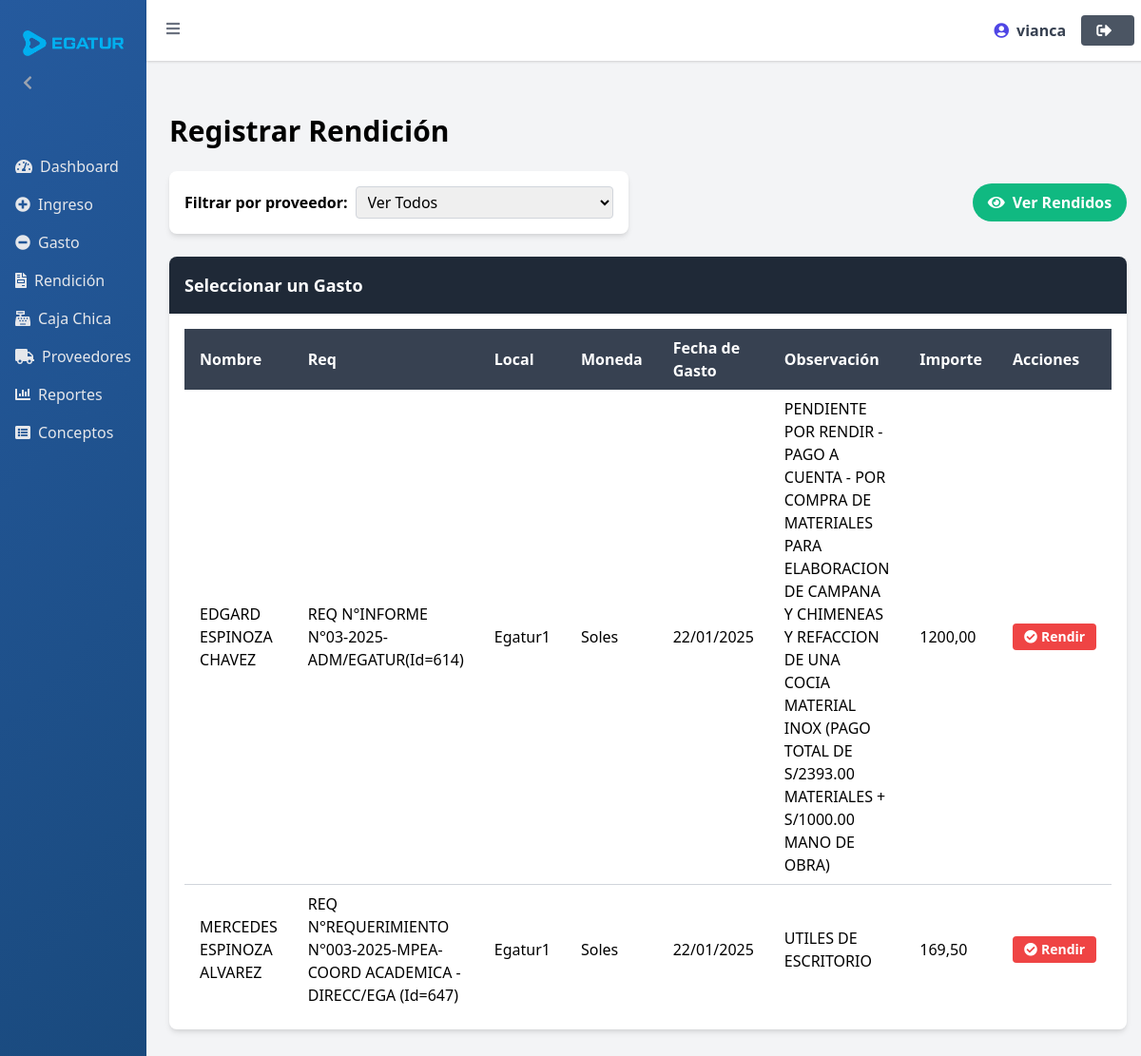
The app's page /rendicion/ (signed in), older data.
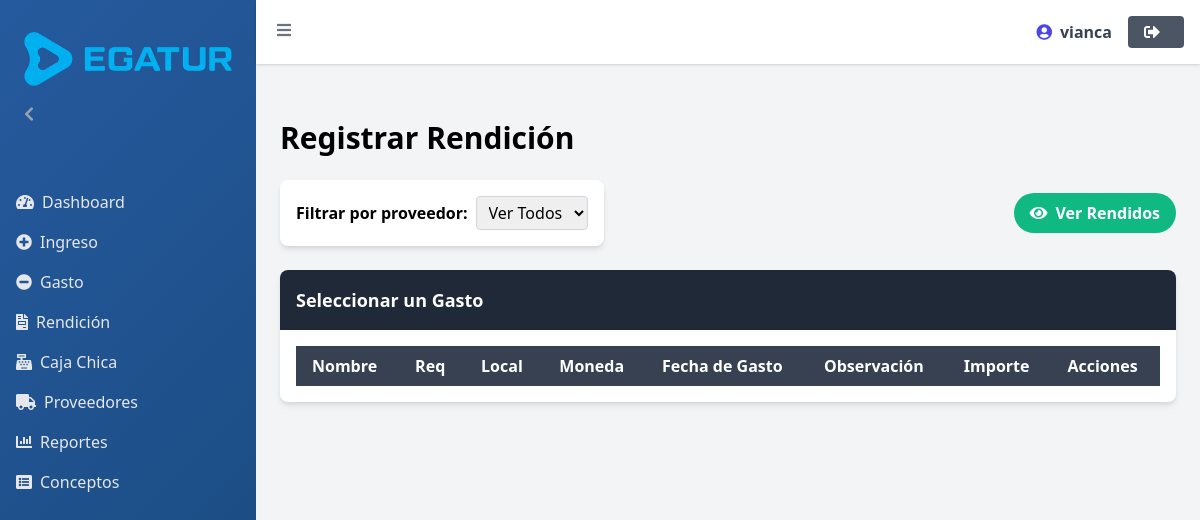
The same page, newer data.
### myapp/models.py (models this page shows, shortened)
class Gasto(models.Model):
    usuario_creador = models.ForeignKey(User,on_delete=models.SET_NULL,null=True,blank=True,related_name='gastos_creados')
    fecha_registro = models.DateField(auto_now_add=True,blank=True, null=True)  # Esta l¨ªnea agregar¨¢ la fecha autom¨¢tica
    fecha_gasto = models.DateField(blank=True, null=True)
    concepto_nivel_1 = models.ForeignKey(Concepto, null=True, blank=True, related_name='nivel_1', on_delete=models.CASCADE)
    concepto_nivel_2 = models.ForeignKey(Concepto, null=True, blank=True, related_name='nivel_2', on_delete=models.CASCADE)
    concepto_nivel_3 = models.ForeignKey(Concepto, null=True, blank=True, related_name='nivel_3', on_delete=models.CASCADE)
    nombre_proveedor = models.ForeignKey(Proveedor,on_delete=models.SET_NULL,null=True,blank=True,related_name='gastos')
    local = models.ForeignKey(Local, null=True, blank=True, on_delete=models.SET_NULL, related_name='gastos_local')
    tipo_comprobante = models.CharField(max_length=50, null=True, blank=True)
    num_comprobante = models.CharField(max_length=80, null=True, blank=True)  # Campo agregado
    fecha_emision_comprobante = models.DateField(null=True, blank=True)  # Campo agregado
    numero_comprobante = models.CharField(max_length=80, null=True, blank=True)
    tipo_pago = models.CharField(max_length=50, null=True, blank=True)
    fecha_operacion = models.DateField(null=True, blank=True)
    codigo_operacion = models.CharField(max_length=50, null=True, blank=True)
    observacion = models.TextField(null=True, blank=True)
    importe = models.DecimalField(max_digits=10, decimal_places=2)
    moneda = models.CharField(max_length=50)
    rendido = models.BooleanField(default=False, null=True, blank=True)  # Nuevo campo agregado
    fecha_rendido = models.DateField(null=True, blank=True)
    id_requerimiento = models.CharField(max_length=100, null=True, blank=True)  # Campo nuevo para identificar el requerimiento
    num_requerimiento = models.CharField(max_length=100, null=True, blank=True)  # Campo nuevo para identificar el requerimiento
    campo_area = models.CharField(
        max_length=50,
        choices=[
            ('Sistemas', 'Sistemas'),
            ('Academico', 'Academico'),
            ('Imagen', 'Imagen'),
            ('Gerencia', 'Gerencia'),
            ('Administracion', 'Administracion'),
            ('Marketing', 'Marketing'),
            ('Ventas', 'Ventas'),
        ],
        null=True,
        blank=True
    )
    campo_mes = models.CharField(
        max_length=20,
        choices=[
            ('Enero', 'Enero'),
            ('Febrero', 'Febrero'),
            ('Marzo', 'Marzo'),
            ('Abril', 'Abril'),
            ('Mayo', 'Mayo'),
            ('Junio', 'Junio'),
            ('Julio', 'Julio'),
            ('Agosto', 'Agosto'),
            ('Septiembre', 'Septiembre'),
            ('Octubre', 'Octubre'),
            ('Noviembre', 'Noviembre'),
            ('Diciembre', 'Diciembre'),
        ],
        null=True,
        blank=True
    )
    banco = models.ForeignKey(Banco,on_delete=models.SET_NULL,null=True,blank=True,related_name='gastos_banco')
    prestamo = models.ForeignKey('Prestamo', null=True, blank=True, on_delete=models.SET_NULL, related_name='gastos')
    gasto_origen = models.ForeignKey(
        'self',  # Relación consigo mismo
        null=True,
        blank=True,
        on_delete=models.CASCADE,  # Si se borra el gasto original, se borran los generados
        related_name='gastos_generados'
    )

class Proveedor(models.Model):
    ruc_dni = models.CharField(max_length=13, unique=True)
    razon_social = models.CharField(max_length=255)
    nombre_comercial = models.CharField(max_length=255, null=True, blank=True)
    telefono = models.CharField(max_length=15, null=True, blank=True)
    nombre_contacto = models.CharField(max_length=255, null=True, blank=True)  # Nombre del contacto principal
    def __str__(self):
        return self.nombre_comercial or self.razon_social

class Local(models.Model):
    nombre_local = models.CharField(max_length=255)

### myapp/views.py (the view)
# urls.py: path('rendicion/', rendicion, name='rendicion'),
@login_required
def rendicion(request):
    today = date.today().isoformat()
    if request.user.is_superuser or request.user.is_staff:
        gastos_requerimientos = Gasto.objects.filter(
            Q(tipo_comprobante="Requerimiento") | Q(tipo_comprobante="Sin Requerimiento"),
            rendido=False,
            gasto_origen__isnull=True  # Filtrar por gasto_origen nulo
        )
    else:
        gastos_requerimientos = Gasto.objects.filter(
            tipo_comprobante="Requerimiento",
            rendido=False,
            gasto_origen__isnull=True,  # Filtrar por gasto_origen nulo
            usuario_creador=request.user
        )
    return render(request, "rendicion.html", {"today": today, "gastos": gastos_requerimientos})

### templates/rendicion.html (shortened to what this page needs)
{% extends 'base.html' %}
{% block content %}
<link rel="stylesheet" href="https://cdn.datatables.net/1.13.6/css/jquery.dataTables.min.css">
<link href="https://cdn.jsdelivr.net/npm/tailwindcss@2.2.19/dist/tailwind.min.css" rel="stylesheet">
<link rel="stylesheet" href="https://cdnjs.cloudflare.com/ajax/libs/font-awesome/5.15.4/css/all.min.css">
<link rel="stylesheet" href="https://cdnjs.cloudflare.com/ajax/libs/toastr.js/latest/toastr.min.css">
<link href="https://cdn.jsdelivr.net/npm/bootstrap-icons/font/bootstrap-icons.css" rel="stylesheet">
<main class="container mx-auto py-8">
  <h2 class="text-3xl font-bold mb-6">Registrar Rendición</h2>
  <div class="flex justify-between items-center mb-6">
    <div class="bg-white shadow-md rounded-lg p-4 flex items-center">
      <label for="filtro-proveedor" class="font-bold mr-2">Filtrar por proveedor:</label>
      <select id="filtro-proveedor" class="border border-gray-300 rounded px-2 py-1">
        <option value="todos">Ver Todos</option>
      </select>
    </div>
<a href="{% url 'ver_rendidos' %}" class="bg-green-500 text-white font-bold py-2 px-4 rounded-full inline-flex items-center pulse-animation">
    <i class="fas fa-eye mr-2"></i> Ver Rendidos
</a>
  </div>
  <div class="bg-white shadow-md rounded-lg overflow-hidden">
    <div class="bg-gray-800 text-white p-4">
      <h3 class="text-lg font-bold">Seleccionar un Gasto</h3>
    </div>
    <div class="p-4">
      <table id="tabla-gastos" class="min-w-full table-auto border-collapse">
        <thead class="bg-gray-700 text-white">
          <tr>
            <th class="px-4 py-2 text-left">Nombre</th>
            <th class="px-4 py-2 text-left">Req</th>
            <th class="px-4 py-2 text-left">Local</th>
            <th class="px-4 py-2 text-left">Moneda</th>
            <th class="px-4 py-2 text-left">Fecha de Gasto</th>
            <th class="px-4 py-2 text-left">Observación</th>
            <th class="px-4 py-2 text-left">Importe</th>
            <th class="px-4 py-2 text-left">Acciones</th>
          </tr>
        </thead>
        <tbody class="divide-y divide-gray-300">
          {% for gasto in gastos %}
    <tr class="hover:bg-gray-100" data-proveedor="{{ gasto.nombre_proveedor|default:"Sin proveedor" }}">
            <td class="px-4 py-2">{{ gasto.nombre_proveedor|default:"Sin proveedor" }}</td>
            <td class="px-4 py-2">REQ N°{{gasto.num_requerimiento}}(Id={{gasto.id_requerimiento}})</td>
            <td class="px-4 py-2">{{ gasto.local.nombre_local }}</td>
            <td class="px-4 py-2">{{ gasto.moneda }}</td>
            <td class="px-4 py-2">{{ gasto.fecha_gasto|date:"d/m/Y" }}</td>
            <td class="px-4 py-2">{{ gasto.observacion|default:"Sin observación" }}</td>
            <td class="px-4 py-2">{{ gasto.importe }}</td>
            <td class="px-4 py-2">
{% if gasto.usuario_creador == user %}
  <a href="{% url 'registrar_rendiciones' gasto.id %}" class="bg-red-500 hover:bg-red-600 text-white font-bold py-1 px-3 rounded text-sm inline-flex items-center">
    <i class="fas fa-check-circle mr-1"></i>
    Rendir
  </a>
{% else %}
  <button class="bg-gray-500 text-white font-bold py-1 px-3 rounded text-sm inline-flex items-center cursor-not-allowed" disabled>
    <i class="fas fa-ban mr-1"></i>
    Rendir (Inactivo)
  </button>
{% endif %}
            </td>
          </tr>
          {% endfor %}
        </tbody>
      </table>
    </div>
  </div>
</main>
{% endblock %}

### templates/base.html (shortened to what this page needs)
{% load static %}
<!DOCTYPE html>
<html lang="en">
<head>
  <script src="https://cdn.tailwindcss.com"></script>
  <link href="https://cdn.jsdelivr.net/npm/sweetalert2@11/dist/sweetalert2.min.css" rel="stylesheet">
  <link rel="stylesheet" href="https://cdnjs.cloudflare.com/ajax/libs/font-awesome/5.15.4/css/all.min.css">
</head>
<body class="bg-gray-100 font-sans">
  <div class="flex h-screen">
<aside id="sidebar" class="w-64 bg-sidebar-gradient text-gray-200 h-full transition-all duration-300">
      <div class="p-6">
<img src="{% static 'images/logo.png' %}" alt="Logo" class="py-2 logo animate-logo-zoom w-4/3"/>
    <button id="close-sidebar" class="py-2 text-gray-400 hover:text-white">
      <i class="fas fa-chevron-left"></i>
    </button>
      </div>
{% if user.username == "naye123" %}
  <nav class="mt-6">
    <a href="{% url 'ver_personal' %}" class="flex items-center px-4 py-2 hover:bg-gray-700 rounded">
      <i class="fas fa-users mr-2"></i>
      Ver Personal
    </a>
  </nav>
{% else %}
  <nav class="mt-6">
    <a href="{% url 'dashboard' %}" class="flex items-center px-4 py-2 hover:bg-gray-700 rounded">
      <i class="fas fa-tachometer-alt mr-2"></i>
      Dashboard
    </a>
    {% if user.is_authenticated and user.saldo_inicial and not user.saldo_inicial.caja_cerrada %}
      <a href="{% url 'ingreso' %}" class="flex items-center px-4 py-2 hover:bg-gray-700 rounded">
        <i class="fas fa-plus-circle mr-2"></i>
        Ingreso
      </a>
      <a href="{% url 'gasto' %}" class="flex items-center px-4 py-2 hover:bg-gray-700 rounded">
        <i class="fas fa-minus-circle mr-2"></i>
        Gasto
      </a>
      <a href="{% url 'rendicion' %}" class="flex items-center px-4 py-2 hover:bg-gray-700 rounded">
        <i class="fas fa-file-invoice mr-2"></i>
        Rendición
      </a>
    {% endif %}
    <a href="{% url 'caja_chica' %}" class="flex items-center px-4 py-2 hover:bg-gray-700 rounded">
      <i class="fas fa-cash-register mr-2"></i>
      Caja Chica
    </a>
    <a href="{% url 'proveedores' %}" class="flex items-center px-4 py-2 hover:bg-gray-700 rounded">
      <i class="fas fa-truck mr-2"></i>
      Proveedores
    </a>
    <a href="{% url 'reportes' %}" class="flex items-center px-4 py-2 hover:bg-gray-700 rounded">
      <i class="fas fa-chart-bar mr-2"></i>
      Reportes
    </a>
    <a href="{% url 'conceptos' %}" class="flex items-center px-4 py-2 hover:bg-gray-700 rounded">
      <i class="fas fa-list-alt mr-2"></i>
      Conceptos
    </a>
  </nav>
{% endif %}
    </aside>
    <main class="flex-1 flex flex-col min-h-screen">
        <header class="bg-white shadow p-4 flex justify-between items-center">
            <div class="flex items-center">
              <button id="sidebar-toggle" class="text-gray-500">
                <i class="fas fa-bars h-6 w-6"></i>
              </button>
            </div>
            <div class="flex items-center">
                {% if user.is_authenticated %}
                    <span class="mr-4 text-gray-700 font-bold flex items-center">
                        <i class="fas fa-user-circle mr-2 text-indigo-600"></i>
                        <span>{{ user.username }}</span>
                    </span>
                {% else %}
                    <span class="mr-4 text-gray-700 font-bold flex items-center">
                        <i class="fas fa-user-alt mr-2 text-gray-500"></i>
                        <span>Invitado</span>
                    </span>
                {% endif %}
                <form method="POST" action="{% url 'logout' %}">
                    <button type="submit" class="px-4 py-2 bg-secondary text-white rounded hover:bg-gray-800 flex items-center">
                        <i class="fas fa-sign-out-alt mr-2"></i>
                    </button>
                </form>
            </div>
        </header>
        <div class="p-6 overflow-y-auto">
          {% block content %}
          {% endblock %}
        </div>
    </main>
  </div>
</body>
</html>

### templates/rendicion.html (style rules this page uses)
.pulse-animation { animation: pulse 1.5s infinite; }

Row changes from the older to the newer data that the page shows:
removed Gasto: nombre_proveedor "EDGARD ESPINOZA CHAVEZ", num_requerimiento "INFORME N°03-2025-ADM/EGATUR", id_requerimiento "614", local.nombre_local "Egatur1", moneda "Soles", fecha_gasto "22/01/2025", observacion "PENDIENTE POR RENDIR - PAGO A CUENTA - POR COMPRA DE MATERIALES PARA ELABORACION DE CAMPANA Y CHIMENEAS Y REFACCION DE UNA COCIA MATERIAL INOX (PAGO TOTAL DE S/2393.00 MATERIALES + S/1000.00 MANO DE OBRA)", importe "1200,00", shows "Rendir"
removed Gasto: nombre_proveedor "MERCEDES ESPINOZA ALVAREZ", num_requerimiento "REQUERIMIENTO N°003-2025-MPEA-COORD ACADEMICA -DIRECC/EGA", id_requerimiento "647", local.nombre_local "Egatur1", moneda "Soles", fecha_gasto "22/01/2025", observacion "UTILES DE ESCRITORIO", importe "169,50", shows "Rendir"
